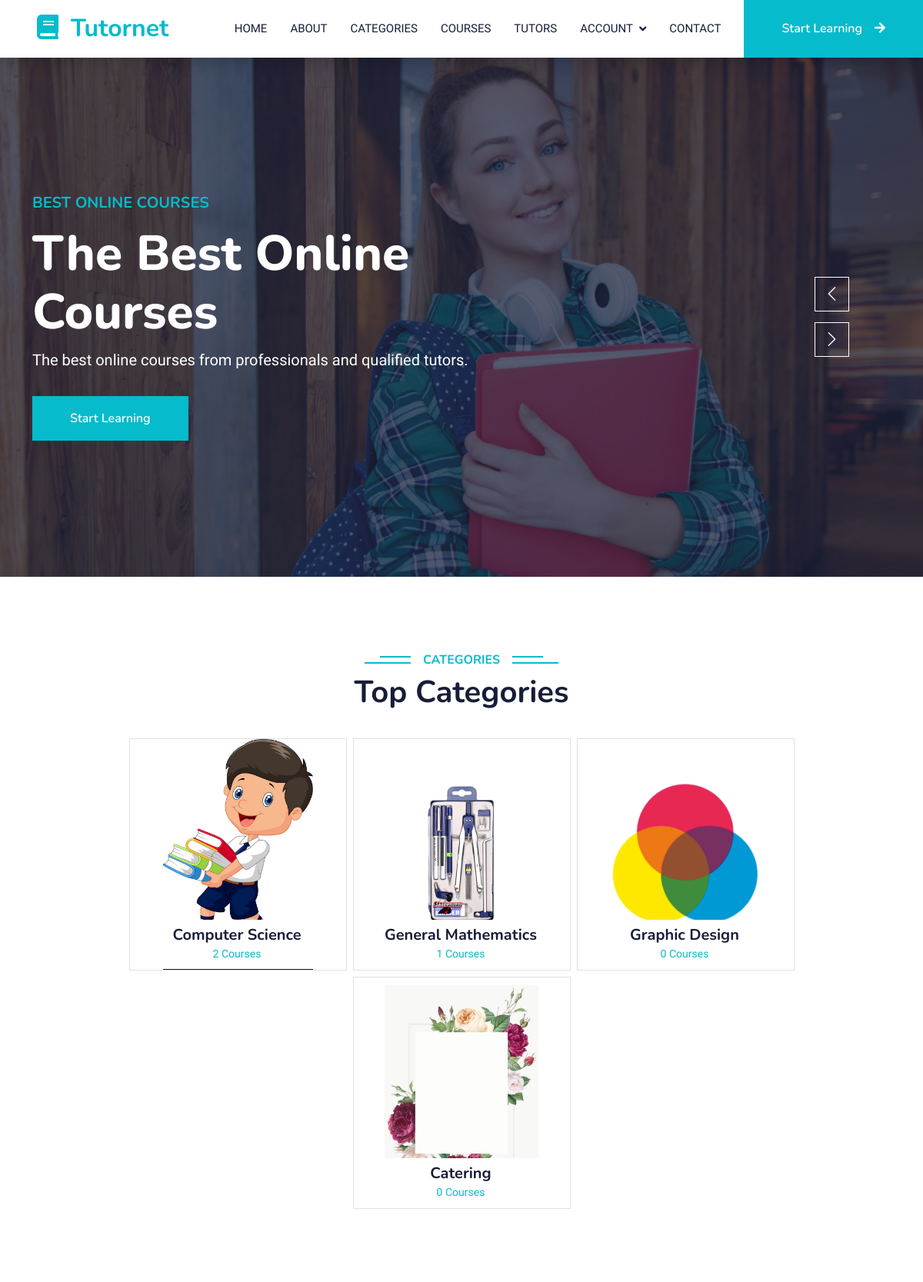
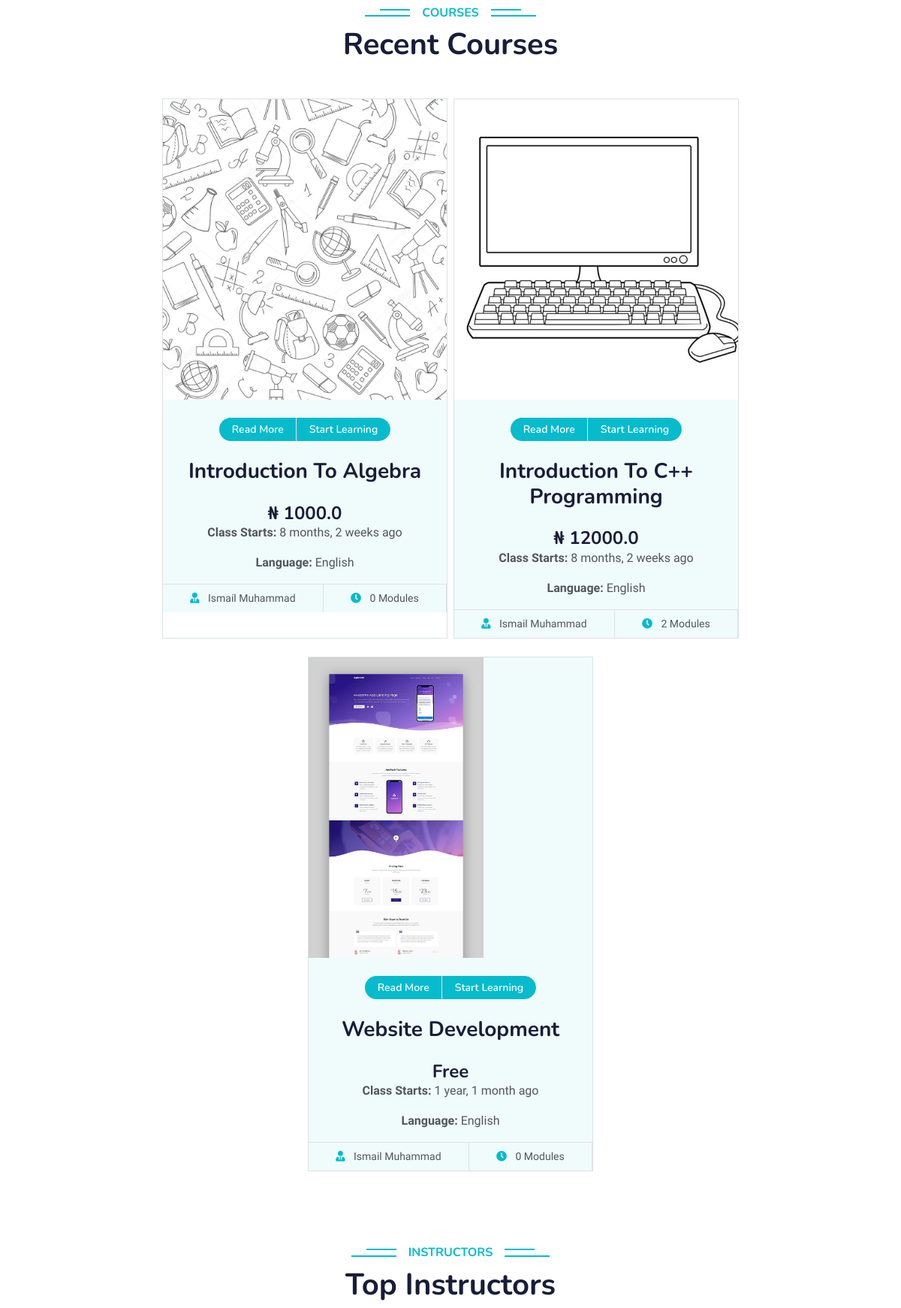
The page / (upper part) on the database its author committed (2 pictures, top to bottom).
### courses/models.py (models this page shows, shortened)
class Category(models.Model):
    name = models.CharField(max_length=200)
    cover_photo = models.ImageField(upload_to="course_categories")
    date_added = models.DateTimeField(auto_now_add=True)
    slug = models.CharField(max_length=200, null=True, blank=True)
    class Meta:
        verbose_name_plural = "Categories"

class Course(models.Model):
    LANGUAGES_CHOICES = (
        ('en', 'English'),
        ('ha', 'Hausa'),
        ('yo', 'Yoruba'),
        ('ig', 'Igbo'),
        ('pcm', 'Pidgin English'),
        ('ar', 'Arabic'),
        ('sw', 'Swahili'),
        ('am', 'Amharic'),
        ('so', 'Somali'),
        ('zu', 'Zulu'),
        ('fr', 'French'),
        ('pt', 'Portuguese'),
        ('af', 'Afrikaans'),
        ('wo', 'Wolof'),
        ('om', 'Oromo'),
        ('ti', 'Tigrinya'),
        ('ber', 'Berber'),
    )
    slug = models.CharField(max_length=200, null=True, blank=True)
    title = models.CharField(max_length=100)
    price = models.FloatField()
    language = models.CharField(max_length=5, choices=LANGUAGES_CHOICES, default='en')
    description = models.TextField(default="")
    tutor = models.ForeignKey(User, on_delete=models.CASCADE, related_name="courses",  limit_choices_to={"tutor": True})
    category = models.ForeignKey( Category, on_delete=models.CASCADE, related_name='courses')
    sub_category = models.ForeignKey(SubCategory, on_delete=models.SET_NULL, related_name='courses', null=True)
    topic = models.ForeignKey(Topic, on_delete=models.SET_NULL, related_name='courses', null=True)
    cover_photo = models.ImageField(upload_to="courses")
    intoduction_video = models.URLField(null=True, blank=True)
    added_at = models.DateTimeField(auto_now_add=True)
    start_date = models.DateTimeField(null=True)

### users/models.py (models this page shows, shortened)
class User(AbstractBaseUser):
    GENDER_CHOICES = [
        ("M", "Male"),
        ("F", "Female"),
    ]
    objects = UserManager()
    email = models.EmailField(
        verbose_name='email address',
        max_length=255,
        unique=True,
    )
    is_active = models.BooleanField(default=True)
    staff = models.BooleanField(default=False)
    admin = models.BooleanField(default=False)
    tutor = models.BooleanField(default=False)
    first_name = models.CharField(max_length=200, blank=True, default="")
    last_name = models.CharField(max_length=200, blank=True, default="")
    mobile_number = models.CharField(max_length=20)
    added_on = models.DateTimeField(auto_now_add=True)
    gender = models.CharField(
        max_length=1, choices=GENDER_CHOICES, blank=True, default="")
    profile_picture = models.ImageField(null=True, blank=True)
    USERNAME_FIELD = 'email'
    REQUIRED_FIELDS = []
    def get_full_name(self):
        return self.first_name + " " + self.last_name

### base/views.py (the view)
# urls.py: path('',  views.index, name='home_page'),
def index(request):
    top_categories = Category.objects.all()
    if len(top_categories) > 5:
        top_categories = top_categories[:5]
    top_tutors =  User.objects.filter(tutor=True)
    if len(top_tutors) > 5:
        top_tutors = top_tutors[:5]
    top_courses = Course.objects.all()
    if len(top_courses) > 5:
        top_courses = top_courses[:5]
    context = {
        "top_categories": top_categories,
        "top_tutors": top_tutors,
        "top_courses": top_courses,
    }
    return render(request, 'base/index.html', context=context)

### base/templates/base/index.html (shortened to what this page needs)
{% extends './base.html' %} {% load static %}
{% block content %}
<div class="container-fluid p-0 mb-5">
  <div class="owl-carousel header-carousel position-relative">
    <div class="owl-carousel-item position-relative">
      <img class="img-fluid" src="{% static 'base/img/hero-1.jpg' %}" alt="" />
      <div class="position-absolute top-0 start-0 w-100 h-100 d-flex align-items-center"
        style="background: rgba(24, 29, 56, .7);">
        <div class="container">
          <div class="row justify-content-start">
            <div class="col-sm-10 col-lg-8">
              <h5 class="text-primary text-uppercase mb-3 animated slideInDown">
                Best Online Courses
              </h5>
              <h1 class="display-3 text-white animated slideInDown">
                The Best Online Courses
              </h1>
              <p class="fs-5 text-white mb-4 pb-2">
                The best online courses from professionals and qualified
                tutors.
              </p>
              <a href="{% url 'register_page' %}"
                class="btn btn-primary py-md-3 px-md-5 me-3 animated slideInLeft">Start Learning</a>
            </div>
          </div>
        </div>
      </div>
    </div>
  </div>
</div>
<div class="container-xxl py-5 category">
  <div class="container">
    <div class="text-center wow fadeInUp" data-wow-delay="0.1s">
      <h6 class="section-title bg-white text-center text-primary px-3">
        Categories
      </h6>
      <h1 class="mb-5">Top Categories</h1>
    </div>
    <div class="row g-3 justify-content-center">
      {% for category in top_categories %}
      {% include 'courses/elements/category.html' with category=category %}
      {% endfor %}
    </div>
  </div>
</div>
<div class="container-xxl py-5">
  <div class="container">
    <div class="text-center wow fadeInUp" data-wow-delay="0.1s">
      <h6 class="section-title bg-white text-center text-primary px-3">
        Courses
      </h6>
      <h1 class="mb-5">Recent Courses</h1>
    </div>
    <div class="row g-4 justify-content-center">
      {% for course in top_courses %}
      {% include 'courses/elements/course.html' with course=course %}
      {% endfor %}
    </div>
  </div>
</div>
<div class="container-xxl py-5">
  <div class="container">
    <div class="text-center wow fadeInUp" data-wow-delay="0.1s">
      <h6 class="section-title bg-white text-center text-primary px-3">
        Instructors
      </h6>
      <h1 class="mb-5">Top Instructors</h1>
    </div>
  </div>
</div>
{% endblock %}

### courses/templates/courses/elements/category.html
{% block category_element %}
<div class="col-lg-3 col-md-12 wow zoomIn border m-1 text-center" data-wow-delay="0.3s">
    <a class="position-relative d-block overflow-hidden"
        href="{% url 'category_courses_list' category_slug=category.slug %}">
        <img src="{{category.cover_photo.url}}" height="300px" width="200px" style="object-fit:contain;" alt="" />
        <div class="bg-white text-center position-absolute bottom-0 w-100 end-0 py-2" style="margin: 1px;">
            <h5 class="m-0">{{category.name}}</h5>
            <small class="text-primary">{{category.courses.count}} Courses</small>
        </div>
    </a>
</div>
{% endblock %}

### courses/templates/courses/elements/course.html
{% load humanize %}
{% block course_element %}
<div class="col-lg-4 col-md-6 wow border mx-1 p-0 fadeInUp" data-wow-delay="0.1s">
    <div class="course-item bg-light">
        <div class="position-relative overflow-hidden">
            <img height="400px" width="auto" src="{{course.cover_photo.url}}" alt="" />
        </div>
        <div class="text-center p-4 pb-0">
            <div class="w-100 d-flex justify-content-center mb-4">
                <a href="{% url 'course_details' slug=course.slug id=course.id %}"
                    class="flex-shrink-0 btn btn-sm btn-primary px-3 border-end"
                    style="border-radius: 30px 0 0 30px;">Read More</a>
                {% if course.student == request.user %}
                <a class="flex-shrink-0 btn btn-sm btn-primary px-3" style="border-radius: 0 30px 30px 0;"
                    href="{% url 'enrole_course' course_slug=course.slug course_id=course.id %}">Enrole
                    Now</a>
                {% else %}
                <a class="flex-shrink-0 btn btn-sm btn-primary px-3" style="border-radius: 0 30px 30px 0;"
                    href="{% url 'learn_course_page' course_id=course.id %}">Start
                    Learning</a>
                {% endif %}
            </div>
            <h3 class="mb-4 text-capitalize">
                {{course.title}}
            </h3>
            <h4 class="mb-0"> {% if course.price == 0 %} Free {% else %} &#x20A6; {{course.price}} {% endif %}</h4>
            <div class="mb-3">
                <strong>Class Starts:</strong> {{course.start_date|naturaltime}}
            </div>
            <div class="mb-3">
                <strong>Language:</strong> {{course.get_language_display}}
            </div>
        </div>
        <div class="d-flex border-top">
            <small class="flex-fill text-center border-end py-2">
                <i class="fa fa-user-tie text-primary me-2"></i>
                {{course.tutor.get_full_name}}
            </small>
            <small class="flex-fill text-center border-end py-2">
                <i class="fa fa-clock text-primary me-2"></i>
                {{course.modules.count}} Modules
            </small>
        </div>
    </div>
</div>
{% endblock %}

### base/static/base/css/style.css (style rules this page uses)
:root { --primary: #06BBCC; --light: #F0FBFC; --dark: #181d38; }
.btn { font-family: 'Nunito', sans-serif; font-weight: 600; transition: .5s; }
.btn.btn-primary, .btn.btn-secondary { color: #FFFFFF; }
.section-title { position: relative; display: inline-block; text-transform: uppercase; }
.section-title::before { position: absolute; content: ""; width: calc(100% + 80px); height: 2px; top: 4px; left: -40px; background: var(--primary); z-index: -1; }
.section-title::after { position: absolute; content: ""; width: calc(100% + 120px); height: 2px; bottom: 5px; left: -60px; background: var(--primary); z-index: -1; }
.category img, .course-item img { transition: .5s; }

### rows shown on the page
Category: cover_photo (picture), name "Computer Science", courses.count "2"
Category: cover_photo (picture), name "General Mathematics", courses.count "1"
Category: cover_photo (picture), name "Graphic Design", courses.count "0"
Category: cover_photo (picture), name "Catering", courses.count "0"
Course: cover_photo (picture), title "Introduction To Algebra", price "1000.0", start_date "8 months, 2 weeks ago", language "English", tutor.get_full_name "Ismail Muhammad", modules.count "0"
Course: cover_photo (picture), title "Introduction To C++ Programming", price "12000.0", start_date "8 months, 2 weeks ago", language "English", tutor.get_full_name "Ismail Muhammad", modules.count "2"
Course: cover_photo (picture), title "Website Development", price "Free", start_date "1 year, 1 month ago", language "English", tutor.get_full_name "Ismail Muhammad", modules.count "0"
